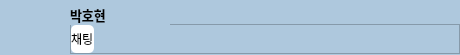
<?xml version="1.0" encoding="UTF-8"?>
<ui version="4.0">
 <class>Form</class>
 <widget class="QWidget" name="Form">
  <property name="geometry">
   <rect>
    <x>0</x>
    <y>0</y>
    <width>460</width>
    <height>55</height>
   </rect>
  </property>
  <property name="windowTitle">
   <string>Form</string>
  </property>
  <widget class="QWidget" name="widget" native="true">
   <property name="geometry">
    <rect>
     <x>0</x>
     <y>0</y>
     <width>460</width>
     <height>55</height>
    </rect>
   </property>
   <property name="styleSheet">
    <string notr="true">background-color: rgb(174, 200, 221);</string>
   </property>
   <widget class="QFrame" name="frame">
    <property name="geometry">
     <rect>
      <x>70</x>
      <y>24</y>
      <width>390</width>
      <height>30</height>
     </rect>
    </property>
    <property name="frameShape">
     <enum>QFrame::StyledPanel</enum>
    </property>
    <property name="frameShadow">
     <enum>QFrame::Raised</enum>
    </property>
    <layout class="QHBoxLayout" name="horizontalLayout">
     <property name="spacing">
      <number>0</number>
     </property>
     <property name="leftMargin">
      <number>0</number>
     </property>
     <property name="topMargin">
      <number>0</number>
     </property>
     <property name="rightMargin">
      <number>0</number>
     </property>
     <property name="bottomMargin">
      <number>0</number>
     </property>
     <item>
      <widget class="QLabel" name="label">
       <property name="minimumSize">
        <size>
         <width>0</width>
         <height>0</height>
        </size>
       </property>
       <property name="font">
        <font>
         <family>G마켓 산스 TTF Medium</family>
        </font>
       </property>
       <property name="styleSheet">
        <string notr="true">background-color: rgb(255, 255, 255);
border-width:1px;
border-color:white;
border-radius:5px;
</string>
       </property>
       <property name="text">
        <string>채팅</string>
       </property>
      </widget>
     </item>
     <item>
      <spacer name="horizontalSpacer">
       <property name="orientation">
        <enum>Qt::Horizontal</enum>
       </property>
       <property name="sizeHint" stdset="0">
        <size>
         <width>361</width>
         <height>20</height>
        </size>
       </property>
      </spacer>
     </item>
    </layout>
   </widget>
   <widget class="QLabel" name="label_2">
    <property name="geometry">
     <rect>
      <x>0</x>
      <y>0</y>
      <width>60</width>
      <height>55</height>
     </rect>
    </property>
    <property name="text">
     <string/>
    </property>
    <property name="pixmap">
     <pixmap>../ui_img/kpf.png</pixmap>
    </property>
    <property name="scaledContents">
     <bool>true</bool>
    </property>
   </widget>
   <widget class="QLabel" name="label_3">
    <property name="geometry">
     <rect>
      <x>70</x>
      <y>5</y>
      <width>100</width>
      <height>20</height>
     </rect>
    </property>
    <property name="font">
     <font>
      <family>G마켓 산스 TTF Medium</family>
      <pointsize>10</pointsize>
      <weight>75</weight>
      <bold>true</bold>
     </font>
    </property>
    <property name="text">
     <string>박호현</string>
    </property>
    <property name="alignment">
     <set>Qt::AlignLeading|Qt::AlignLeft|Qt::AlignVCenter</set>
    </property>
   </widget>
  </widget>
 </widget>
 <resources/>
 <connections/>
</ui>
